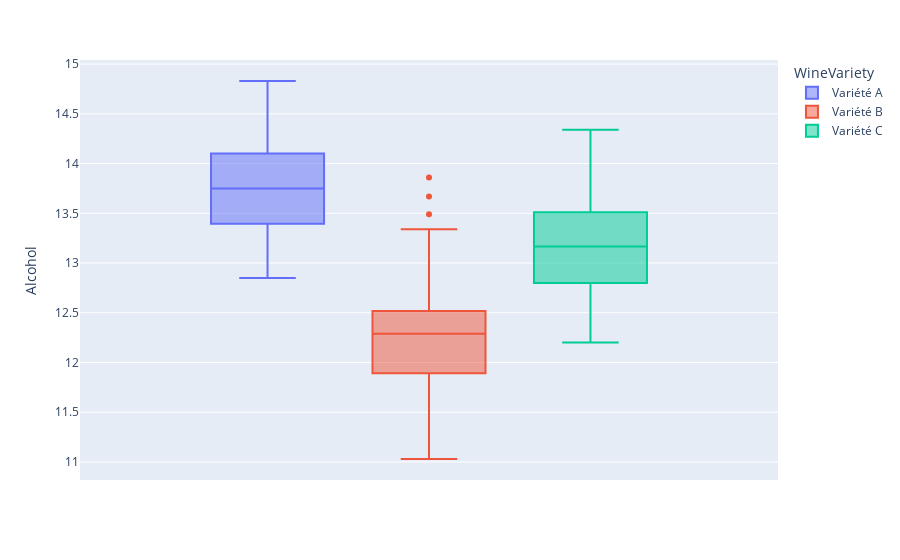
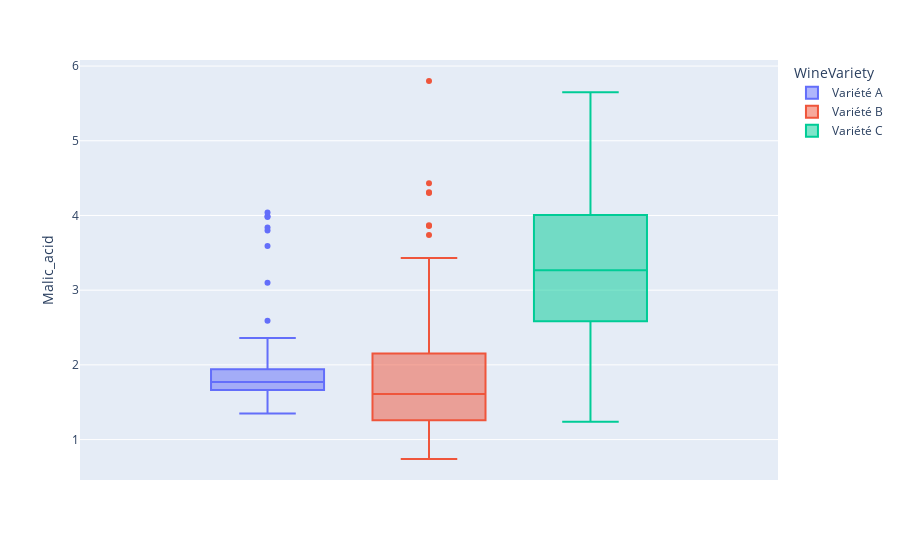
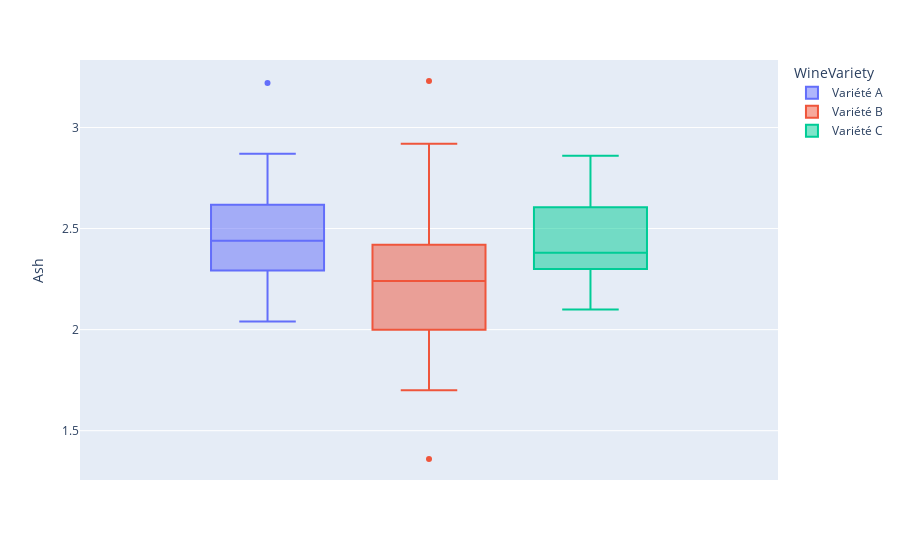
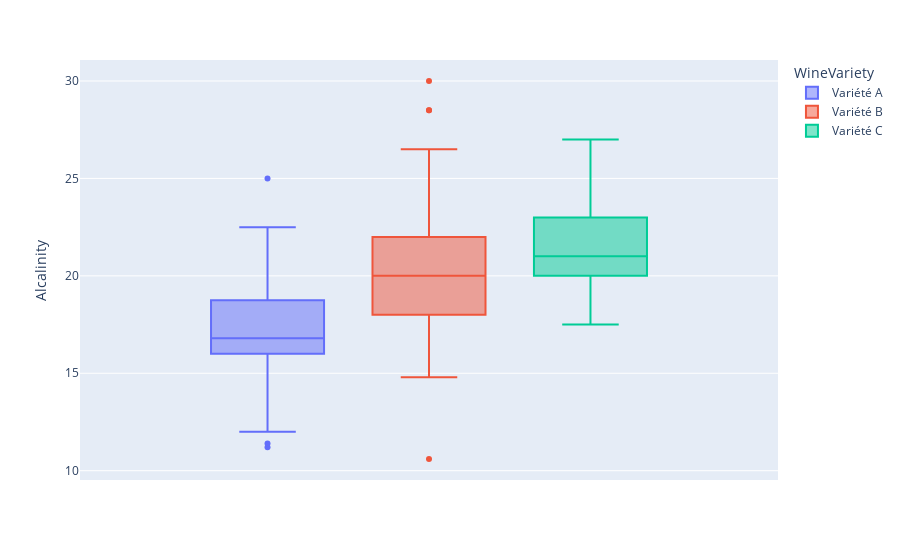

The notebook cell saved with these charts, in order:
### Markdown cell above
#### Distribution des features

### Code cell
import plotly.express as px
from IPython.display import display

data_features = [
    "Alcohol",
    "Malic_acid",
    "Ash",
    "Alcalinity",
    "Magnesium",
    "Phenols",
    "Flavanoids",
    "Nonflavanoids",
    "Proanthocyanins",
    "Color_intensity",
    "Hue",
    "OD280_315_of_diluted_wines",
    "Proline",
]
data_label = "WineVariety"

for col in data_features:
    fig = px.box(data, y=col, color=data_label)
    fig.for_each_trace(
        lambda t: t.update(
            name=labels[int(t.name)],
            legendgroup=labels[int(t.name)],
            hovertemplate=t.hovertemplate.replace(t.name, labels[int(t.name)]),
        )
    )
    display(fig)

### Figure 1 — Plotly figure (JSON) as saved in the notebook; plotly's stock layout.template omitted (floating-point values rounded to 4 significant figures)
{"data": [{"alignmentgroup": "True", "hovertemplate": "WineVariety=Variété A<br>Alcohol=%{y}<extra></extra>", "legendgroup": "Variété A", "marker": {"color": "#636efa"}, "name": "Variété A", "notched": false, "offsetgroup": "0", "orientation": "v", "showlegend": true, "type": "box", "x0": " ", "xaxis": "x", "y": [14.23, 13.2, 13.16, 14.37, 13.24, 14.2, 14.39, 14.06, 14.83, 13.86, 14.1, 14.12, 13.75, 14.75, 14.38, 13.63, 14.3, 13.83, 14.19, 13.64, 14.06, 12.93, 13.71, 12.85, 13.5, 13.05, 13.39, 13.3, 13.87, 14.02, 13.73, 13.58, 13.68, 13.76, 13.51, 13.48, 13.28, 13.05, 13.07, 14.22, 13.56, 13.41, 13.88, 13.24, 13.05, 14.21, 14.38, 13.9, 14.1, 13.94, 13.05, 13.83, 13.82, 13.77, 13.74, 13.56, 14.22, 13.29, 13.72], "y0": " ", "yaxis": "y"}, {"alignmentgroup": "True", "hovertemplate": "WineVariety=Variété B<br>Alcohol=%{y}<extra></extra>", "legendgroup": "Variété B", "marker": {"color": "#EF553B"}, "name": "Variété B", "notched": false, "offsetgroup": "1", "orientation": "v", "showlegend": true, "type": "box", "x0": " ", "xaxis": "x", "y": [12.37, 12.33, 12.64, 13.67, 12.37, 12.17, 12.37, 13.11, 12.37, 13.34, 12.21, 12.29, 13.86, 13.49, 12.99, 11.96, 11.66, 13.03, 11.84, 12.33, 12.7, 12, 12.72, 12.08, 13.05, 11.84, 12.67, 12.16, 11.65, 11.64, 12.08, 12.08, 12, 12.69, 12.29, 11.62, 12.47, 11.81, 12.29, 12.37, 12.29, 12.08, 12.6, 12.34, 11.82, 12.51, 12.42, 12.25, 12.72, 12.22, 11.61, 11.46, 12.52, 11.76, 11.41, 12.08, 11.03, 11.82, 12.42, 12.77, 12, 11.45, 11.56, 12.42, 13.05, 11.87, 12.07, 12.43, 11.79, 12.37, 12.04], "y0": " ", "yaxis": "y"}, {"alignmentgroup": "True", "hovertemplate": "WineVariety=Variété C<br>Alcohol=%{y}<extra></extra>", "legendgroup": "Variété C", "marker": {"color": "#00cc96"}, "name": "Variété C", "notched": false, "offsetgroup": "2", "orientation": "v", "showlegend": true, "type": "box", "x0": " ", "xaxis": "x", "y": [12.86, 12.88, 12.81, 12.7, 12.51, 12.6, 12.25, 12.53, 13.49, 12.84, 12.93, 13.36, 13.52, 13.62, 12.25, 13.16, 13.88, 12.87, 13.32, 13.08, 13.5, 12.79, 13.11, 13.23, 12.58, 13.17, 13.84, 12.45, 14.34, 13.48, 12.36, 13.69, 12.85, 12.96, 13.78, 13.73, 13.45, 12.82, 13.58, 13.4, 12.2, 12.77, 14.16, 13.71, 13.4, 13.27, 13.17, 14.13], "y0": " ", "yaxis": "y"}], "layout": {"boxmode": "group", "legend": {"title": {"text": "WineVariety"}, "tracegroupgap": 0}, "margin": {"t": 60}, "xaxis": {"anchor": "y", "domain": [0, 1]}, "yaxis": {"anchor": "x", "domain": [0, 1], "title": {"text": "Alcohol"}}}}

### Figure 2 — Plotly figure (JSON) as saved in the notebook; plotly's stock layout.template omitted (floating-point values rounded to 4 significant figures)
{"data": [{"alignmentgroup": "True", "hovertemplate": "WineVariety=Variété A<br>Malic_acid=%{y}<extra></extra>", "legendgroup": "Variété A", "marker": {"color": "#636efa"}, "name": "Variété A", "notched": false, "offsetgroup": "0", "orientation": "v", "showlegend": true, "type": "box", "x0": " ", "xaxis": "x", "y": [1.71, 1.78, 2.36, 1.95, 2.59, 1.76, 1.87, 2.15, 1.64, 1.35, 2.16, 1.48, 1.73, 1.73, 1.87, 1.81, 1.92, 1.57, 1.59, 3.1, 1.63, 3.8, 1.86, 1.6, 1.81, 2.05, 1.77, 1.72, 1.9, 1.68, 1.5, 1.66, 1.83, 1.53, 1.8, 1.81, 1.64, 1.65, 1.5, 3.99, 1.71, 3.84, 1.89, 3.98, 1.77, 4.04, 3.59, 1.68, 2.02, 1.73, 1.73, 1.65, 1.75, 1.9, 1.67, 1.73, 1.7, 1.97, 1.43], "y0": " ", "yaxis": "y"}, {"alignmentgroup": "True", "hovertemplate": "WineVariety=Variété B<br>Malic_acid=%{y}<extra></extra>", "legendgroup": "Variété B", "marker": {"color": "#EF553B"}, "name": "Variété B", "notched": false, "offsetgroup": "1", "orientation": "v", "showlegend": true, "type": "box", "x0": " ", "xaxis": "x", "y": [0.94, 1.1, 1.36, 1.25, 1.13, 1.45, 1.21, 1.01, 1.17, 0.94, 1.19, 1.61, 1.51, 1.66, 1.67, 1.09, 1.88, 0.9, 2.89, 0.99, 3.87, 0.92, 1.81, 1.13, 3.86, 0.89, 0.98, 1.61, 1.67, 2.06, 1.33, 1.83, 1.51, 1.53, 2.83, 1.99, 1.52, 2.12, 1.41, 1.07, 3.17, 2.08, 1.34, 2.45, 1.72, 1.73, 2.55, 1.73, 1.75, 1.29, 1.35, 3.74, 2.43, 2.68, 0.74, 1.39, 1.51, 1.47, 1.61, 3.43, 3.43, 2.4, 2.05, 4.43, 5.8, 4.31, 2.16, 1.53, 2.13, 1.63, 4.3], "y0": " ", "yaxis": "y"}, {"alignmentgroup": "True", "hovertemplate": "WineVariety=Variété C<br>Malic_acid=%{y}<extra></extra>", "legendgroup": "Variété C", "marker": {"color": "#00cc96"}, "name": "Variété C", "notched": false, "offsetgroup": "2", "orientation": "v", "showlegend": true, "type": "box", "x0": " ", "xaxis": "x", "y": [1.35, 2.99, 2.31, 3.55, 1.24, 2.46, 4.72, 5.51, 3.59, 2.96, 2.81, 2.56, 3.17, 4.95, 3.88, 3.57, 5.04, 4.61, 3.24, 3.9, 3.12, 2.67, 1.9, 3.3, 1.29, 5.19, 4.12, 3.03, 1.68, 1.67, 3.83, 3.26, 3.27, 3.45, 2.76, 4.36, 3.7, 3.37, 2.58, 4.6, 3.03, 2.39, 2.51, 5.65, 3.91, 4.28, 2.59, 4.1], "y0": " ", "yaxis": "y"}], "layout": {"boxmode": "group", "legend": {"title": {"text": "WineVariety"}, "tracegroupgap": 0}, "margin": {"t": 60}, "xaxis": {"anchor": "y", "domain": [0, 1]}, "yaxis": {"anchor": "x", "domain": [0, 1], "title": {"text": "Malic_acid"}}}}

### Figure 3 — Plotly figure (JSON) as saved in the notebook; plotly's stock layout.template omitted (floating-point values rounded to 4 significant figures)
{"data": [{"alignmentgroup": "True", "hovertemplate": "WineVariety=Variété A<br>Ash=%{y}<extra></extra>", "legendgroup": "Variété A", "marker": {"color": "#636efa"}, "name": "Variété A", "notched": false, "offsetgroup": "0", "orientation": "v", "showlegend": true, "type": "box", "x0": " ", "xaxis": "x", "y": [2.43, 2.14, 2.67, 2.5, 2.87, 2.45, 2.45, 2.61, 2.17, 2.27, 2.3, 2.32, 2.41, 2.39, 2.38, 2.7, 2.72, 2.62, 2.48, 2.56, 2.28, 2.65, 2.36, 2.52, 2.61, 3.22, 2.62, 2.14, 2.8, 2.21, 2.7, 2.36, 2.36, 2.7, 2.65, 2.41, 2.84, 2.55, 2.1, 2.51, 2.31, 2.12, 2.59, 2.29, 2.1, 2.44, 2.28, 2.12, 2.4, 2.27, 2.04, 2.6, 2.42, 2.68, 2.25, 2.46, 2.3, 2.68, 2.5], "y0": " ", "yaxis": "y"}, {"alignmentgroup": "True", "hovertemplate": "WineVariety=Variété B<br>Ash=%{y}<extra></extra>", "legendgroup": "Variété B", "marker": {"color": "#EF553B"}, "name": "Variété B", "notched": false, "offsetgroup": "1", "orientation": "v", "showlegend": true, "type": "box", "x0": " ", "xaxis": "x", "y": [1.36, 2.28, 2.02, 1.92, 2.16, 2.53, 2.56, 1.7, 1.92, 2.36, 1.75, 2.21, 2.67, 2.24, 2.6, 2.3, 1.92, 1.71, 2.23, 1.95, 2.4, 2, 2.2, 2.51, 2.32, 2.58, 2.24, 2.31, 2.62, 2.46, 2.3, 2.32, 2.42, 2.26, 2.22, 2.28, 2.2, 2.74, 1.98, 2.1, 2.21, 1.7, 1.9, 2.46, 1.88, 1.98, 2.27, 2.12, 2.28, 1.94, 2.7, 1.82, 2.17, 2.92, 2.5, 2.5, 2.2, 1.99, 2.19, 1.98, 2, 2.42, 3.23, 2.73, 2.13, 2.39, 2.17, 2.29, 2.78, 2.3, 2.38], "y0": " ", "yaxis": "y"}, {"alignmentgroup": "True", "hovertemplate": "WineVariety=Variété C<br>Ash=%{y}<extra></extra>", "legendgroup": "Variété C", "marker": {"color": "#00cc96"}, "name": "Variété C", "notched": false, "offsetgroup": "2", "orientation": "v", "showlegend": true, "type": "box", "x0": " ", "xaxis": "x", "y": [2.32, 2.4, 2.4, 2.36, 2.25, 2.2, 2.54, 2.64, 2.19, 2.61, 2.7, 2.35, 2.72, 2.35, 2.2, 2.15, 2.23, 2.48, 2.38, 2.36, 2.62, 2.48, 2.75, 2.28, 2.1, 2.32, 2.38, 2.64, 2.7, 2.64, 2.38, 2.54, 2.58, 2.35, 2.3, 2.26, 2.6, 2.3, 2.69, 2.86, 2.32, 2.28, 2.48, 2.45, 2.48, 2.26, 2.37, 2.74], "y0": " ", "yaxis": "y"}], "layout": {"boxmode": "group", "legend": {"title": {"text": "WineVariety"}, "tracegroupgap": 0}, "margin": {"t": 60}, "xaxis": {"anchor": "y", "domain": [0, 1]}, "yaxis": {"anchor": "x", "domain": [0, 1], "title": {"text": "Ash"}}}}

### Figure 4 — Plotly figure (JSON) as saved in the notebook; plotly's stock layout.template omitted (floating-point values rounded to 4 significant figures)
{"data": [{"alignmentgroup": "True", "hovertemplate": "WineVariety=Variété A<br>Alcalinity=%{y}<extra></extra>", "legendgroup": "Variété A", "marker": {"color": "#636efa"}, "name": "Variété A", "notched": false, "offsetgroup": "0", "orientation": "v", "showlegend": true, "type": "box", "x0": " ", "xaxis": "x", "y": [15.6, 11.2, 18.6, 16.8, 21, 15.2, 14.6, 17.6, 14, 16, 18, 16.8, 16, 11.4, 12, 17.2, 20, 20, 16.5, 15.2, 16, 18.6, 16.6, 17.8, 20, 25, 16.1, 17, 19.4, 16, 22.5, 19.1, 17.2, 19.5, 19, 20.5, 15.5, 18, 15.5, 13.2, 16.2, 18.8, 15, 17.5, 17, 18.9, 16, 16, 18.8, 17.4, 12.4, 17.2, 14, 17.1, 16.4, 20.5, 16.3, 16.8, 16.7], "y0": " ", "yaxis": "y"}, {"alignmentgroup": "True", "hovertemplate": "WineVariety=Variété B<br>Alcalinity=%{y}<extra></extra>", "legendgroup": "Variété B", "marker": {"color": "#EF553B"}, "name": "Variété B", "notched": false, "offsetgroup": "1", "orientation": "v", "showlegend": true, "type": "box", "x0": " ", "xaxis": "x", "y": [10.6, 16, 16.8, 18, 19, 19, 18.1, 15, 19.6, 17, 16.8, 20.4, 25, 24, 30, 21, 16, 16, 18, 14.8, 23, 19, 18.8, 24, 22.5, 18, 18, 22.8, 26, 21.6, 23.6, 18.5, 22, 20.7, 18, 18, 19, 21.5, 16, 18.5, 18, 17.5, 18.5, 21, 19.5, 20.5, 22, 19, 22.5, 19, 20, 19.5, 21, 20, 21, 22.5, 21.5, 20.8, 22.5, 16, 19, 20, 28.5, 26.5, 21.5, 21, 21, 21.5, 28.5, 24.5, 22], "y0": " ", "yaxis": "y"}, {"alignmentgroup": "True", "hovertemplate": "WineVariety=Variété C<br>Alcalinity=%{y}<extra></extra>", "legendgroup": "Variété C", "marker": {"color": "#00cc96"}, "name": "Variété C", "notched": false, "offsetgroup": "2", "orientation": "v", "showlegend": true, "type": "box", "x0": " ", "xaxis": "x", "y": [18, 20, 24, 21.5, 17.5, 18.5, 21, 25, 19.5, 24, 21, 20, 23.5, 20, 18.5, 21, 20, 21.5, 21.5, 21.5, 24, 22, 25.5, 18.5, 20, 22, 19.5, 27, 25, 22.5, 21, 20, 22, 18.5, 22, 22.5, 23, 19.5, 24.5, 25, 19, 19.5, 20, 20.5, 23, 20, 20, 24.5], "y0": " ", "yaxis": "y"}], "layout": {"boxmode": "group", "legend": {"title": {"text": "WineVariety"}, "tracegroupgap": 0}, "margin": {"t": 60}, "xaxis": {"anchor": "y", "domain": [0, 1]}, "yaxis": {"anchor": "x", "domain": [0, 1], "title": {"text": "Alcalinity"}}}}
